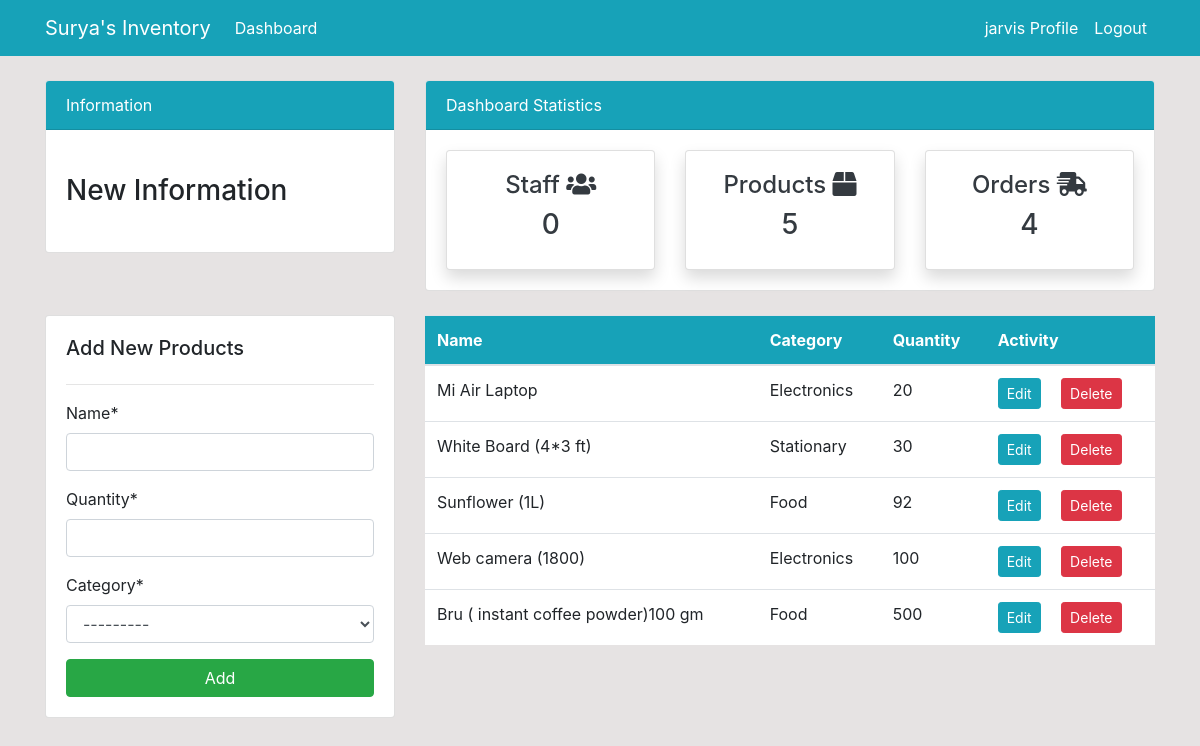
Screenshot of /products/ (signed in) with the database file from the repository.
### dashboard/models.py (models this page shows, shortened)
class Product(models.Model):
    name = models.CharField(max_length=100, null=True)
    quantity = models.PositiveIntegerField(null=True)
    category = models.CharField(max_length=50, choices=CATEGORY, null=True)

### dashboard/views.py (the view)
# urls.py: path('products/', views.products, name='dashboard-products'),
@login_required(login_url='user-login')
def products(request):
    product = Product.objects.all()
    product_count = product.count()
    customer = User.objects.filter(groups=2)
    customer_count = customer.count()
    order = Order.objects.all()
    order_count = order.count()
    product_quantity = Product.objects.filter(name='')
    if request.method == 'POST':
        form = ProductForm(request.POST)
        if form.is_valid():
            form.save()
            product_name = form.cleaned_data.get('name')
            messages.success(request, f'{product_name} has been added')
            return redirect('dashboard-products')
    else:
        form = ProductForm()
    context = {
        'product': product,
        'form': form,
        'customer_count': customer_count,
        'product_count': product_count,
        'order_count': order_count,
    }
    return render(request, 'dashboard/products.html', context)

### dashboard/forms.py
class ProductForm(forms.ModelForm):
    class Meta:
        model = Product
        fields = '__all__'

### templates/dashboard/products.html (shortened to what this page needs)
{% extends 'partials/base.html' %}
{% load crispy_forms_tags %}
{% block content %}
{% include 'partials/topside.html' %}
<div class="row my-4">
    <div class="col-md-4">
        <div class="card card-body">
            <h5>Add New Products</h5>
            <hr>
            <form method="POST">
                {{ form|crispy }}
                <input class="btn btn-success btn-block" type="submit" value="Add">
            </form>
        </div>
    </div>
    <div class="col-md-8">
        <table class="table bg-white">
            <thead class="bg-info text-white">
                <tr>
                    <th scope="col">Name</th>
                    <th scope="col">Category</th>
                    <th scope="col">Quantity</th>
                    <th scope="col">Activity</th>
                </tr>
            </thead>
            <tbody>
                {% for product in product %}
                <tr>
                    <td>{{ product.name }}</td>
                    <td>{{ product.category }}</td>
                    <td>{{ product.quantity }}</td>
                    <td>
                        <a class="btn btn-info btn-sm mr-2"
                            href="{% url 'dashboard-products-edit' product.id %}">Edit</a>
                        <a class="btn btn-danger btn-sm ml-2"
                            href="{% url 'dashboard-products-delete' product.id %}">Delete</a>
                    </td>
                </tr>
                {% endfor %}
            </tbody>
        </table>
    </div>
</div>
{% endblock %}

### templates/partials/nav.html (shortened to what this page needs)
<nav class="navbar navbar-expand-lg navbar-info bg-info">
    <div class="container">
        {% if user.is_authenticated %}
        <a class="navbar-brand text-white" href="{% url 'dashboard-index' %}">Surya's Inventory</a>
        <div class="collapse navbar-collapse" id="navbarSupportedContent">
            <ul class="navbar-nav mr-auto">
                <li class="nav-item active">
                    <a class="nav-link text-white" href="{% url 'dashboard-index' %}">Dashboard </a>
                </li>
            </ul>
            <ul class="navbar-nav ml-auto">
                <li class="nav-item active">
                    <a class="nav-link text-white" href="{% url 'user-profile' %}">{{ user.username }} Profile
                        <span class="sr-only">(current)</span></a>
                </li>
                <li class="nav-item">
                    <a class="nav-link text-white" href="{% url 'user-logout' %}">Logout</a>
                </li>
            </ul>
            {% endif %}
        </div>
    </div>
</nav>

### static/style.css (style rules this page uses)
body { background: rgb(230, 227, 227); }

### rows the page displays
Product: name "Mi Air Laptop", category "Electronics", quantity "20"
Product: name "White Board (4*3 ft)", category "Stationary", quantity "30"
Product: name "Sunflower (1L)", category "Food", quantity "92"
Product: name "Web camera (1800)", category "Electronics", quantity "100"
Product: name "Bru ( instant coffee powder)100 gm", category "Food", quantity "500"

### other values shown
{{ user.username }} "jarvis"
{{ customer_count }} "0"
{{ product_count }} "5"
{{ order_count }} "4"
